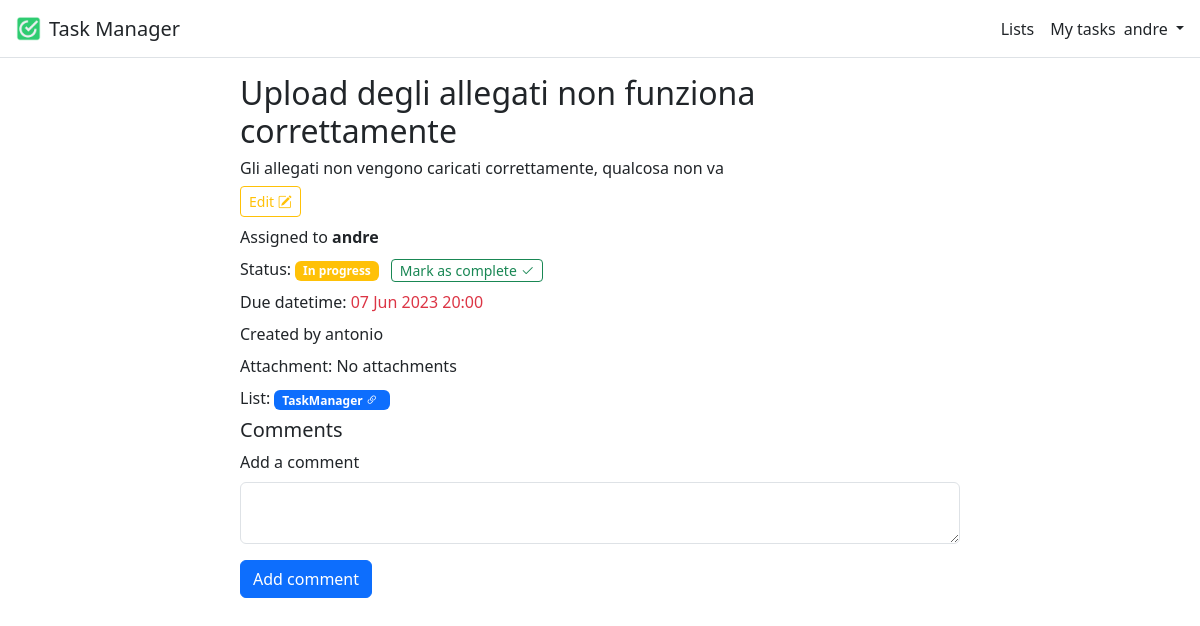
The app's page /lists/2/17 (signed in), older data.
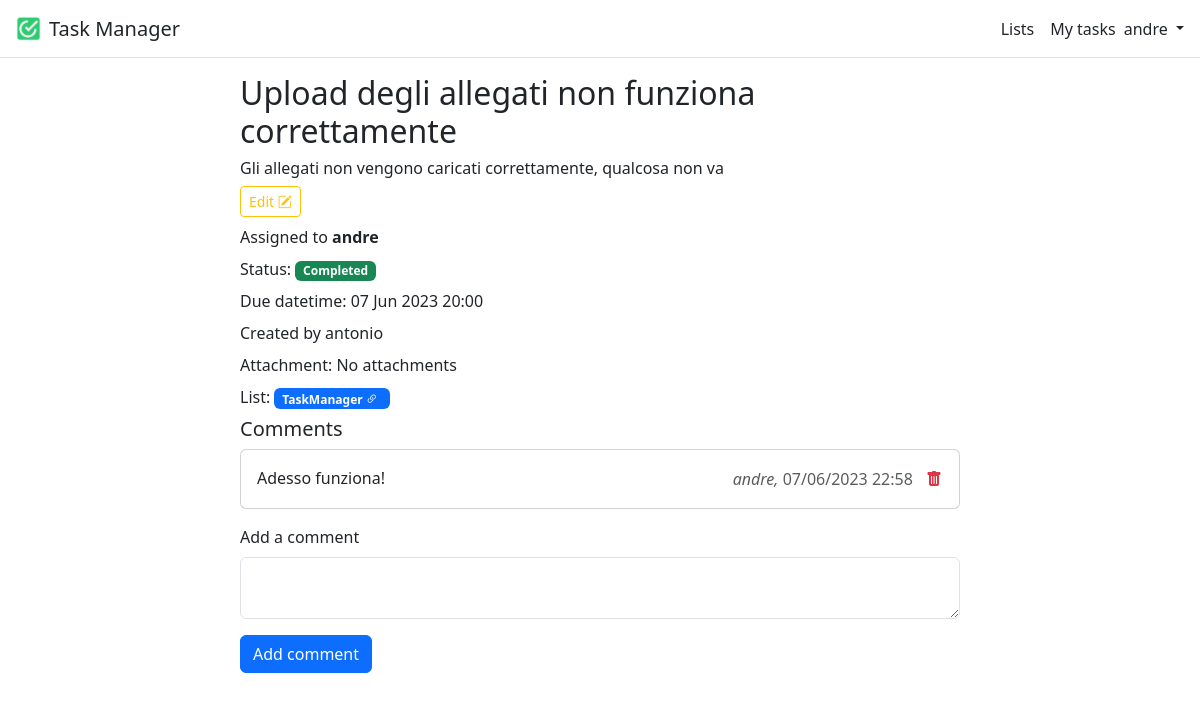
The same page, newer data.
### lists/models.py (models this page shows, shortened)
class Task(models.Model):
    class Priority(models.TextChoices):
        LOW = "LOW", "Low"
        MEDIUM = "MEDIUM", "Medium"
        HIGH = "HIGH", "High"
    id = models.AutoField(primary_key=True)
    title = models.CharField(max_length=255)
    description = models.TextField(null=True, blank=True)
    completed = models.BooleanField(default=False)
    due_datetime = models.DateTimeField(null=True, blank=True)
    assigned_to = models.ForeignKey(User, on_delete=models.CASCADE, related_name="assigned_to")
    created_by = models.ForeignKey(User, on_delete=models.CASCADE, related_name="created_by")
    attachment = models.FileField(null=True, blank=True)
    priority = models.CharField(choices=Priority.choices, max_length=6, null=True, blank=True, default=None)
    task_list = models.ForeignKey(TaskList, on_delete=models.CASCADE, related_name="task_list")
    class Meta:
        ordering = [
            "completed",
            Case(When(due_datetime__isnull=True, then=Value(datetime(9999, 12, 31))), default="due_datetime"),
            "title",
        ]

class TaskList(models.Model):
    id = models.AutoField(primary_key=True)
    title = models.CharField(max_length=255)
    description = models.TextField()
    owner = models.ForeignKey(User, on_delete=models.CASCADE, related_name="owner")
    participants = models.ManyToManyField(User, related_name="participants")
    tasks = models.ManyToManyField("Task", related_name="tasks", blank=True)

class TaskComment(models.Model):
    id = models.AutoField(primary_key=True)
    comment = models.TextField()
    task = models.ForeignKey(Task, on_delete=models.CASCADE, related_name="task")
    user = models.ForeignKey(User, on_delete=models.CASCADE, related_name="user")
    created_at = models.DateTimeField(auto_now_add=True)

### lists/views.py (the view)
# urls.py: path('<int:list_id>/<int:task_id>', views.TaskDetailView.as_view(), name="task"),
class TaskDetailView(LoginRequiredMixin, View):
    template = "tasks/task_detail.html"
    def get(self, request, list_id, task_id):
        if request.user not in TaskList.objects.get(id=list_id).participants.all():
            set_message(request, "You are not a participant of this list.")
            return redirect("lists")
        task = Task.objects.get(id=task_id)
        comments = TaskComment.objects.filter(task=task)
        return render(request, self.template, {"task": task, 'comments': comments, 'message': get_message(request)})

### lists/templatetags/custom_filters.py (called while the page is built)
@register.filter(expects_localtime=True)
def is_expired(value):
    if value is None:
        return False
    try:
        return value < timezone.now()
    except AttributeError:
        return False

### lists/views.py (called while the page is built)
def get_message(request):
    message = None
    if "message" in request.session:
        message = request.session["message"]
        del request.session["message"]
    return message if message else None

### templates/tasks/task_detail.html (shortened to what the changed rows need)
{% extends "base.html" %}
{% load custom_filters %}
{% load crispy_forms_tags %}
{% block content %}
    <div class="container">
        <div class="row my-3">
            <div class="col-md-8 offset-md-2">
                <h2>{{ task.title }}</h2>
                <h6 class="mb-2">{{ task.description }}</h6>
                <a href="{% url 'task_edit' task.task_list.id task.id %}" class="d-inline-flex mb-2 link-dark text-decoration-none">
                   <button class="btn btn-outline-warning btn-sm">
                   </button>
                </a>
                <p class="mb-2">Assigned to <span class="fw-bold">{{ task.assigned_to }}</span></p>
                <p class="mb-2">Status:
                    {% if task.completed %}
                        <span class="badge bg-success">Completed</span>
                    {% else %}
                        <span class="badge bg-warning">In progress</span>
                        {% if user == task.assigned_to %}
                            <a href="{% url 'task_complete' task.task_list.id task.id %}" class="ms-2">
                                <button class="btn btn-outline-success btn-sm py-0">
                                    Mark as complete
                                    <i class="bi bi-check2"></i>
                                </button>
                            </a>
                        {% endif %}
                    {% endif %}
                </p>
                <p class="mb-2">Due datetime:
                    {% if task.due_datetime %}
                        <span class="{% if task.due_datetime|is_expired and not task.completed %}text-danger{% endif %}">
                            {{ task.due_datetime | date:"d M Y H:i" }}
                        </span>
                    {% else %}
                        No deadline
                    {% endif %}
                </p>
                <p class="mb-2">Created by {{ task.created_by }}</p>
                {% if task.attachment %}
                    <p class="mb-2">Attachment:
                        <a href="{{ task.attachment.url }}" download class="btn btn-light btn-file">
                            <span class="d-flex align-items-center px-3 position-relative">
                                <span class="bi bi-file-earmark-text me-1"></span>
                                <span class="flex-grow-1">{{ task.attachment.name }}</span>
                                <span class="position-absolute top-0 start-100 translate-middle badge rounded-pill bg-primary">
                                    <i class="bi bi-download"></i>
                                </span>
                            </span>
                        </a>
                    </p>
                {% else %}
                    <p class="mb-2">Attachment: No attachments</p>
                {% endif %}
                <p class="mb-2">List:
                    <a href="{% url 'list' task.task_list.id %}">
                        <span class="badge bg-primary">{{ task.task_list.title }}
                        <i class="bi bi-link-45deg me-1"></i>
                        </span>
                    </a>
                </p>
                <h5>Comments</h5>
                {% for comment in comments %}
                    <div class="card mb-3">
                        <div class="card-body">
                            <span class="mb-0">{{ comment.comment }}</span>
                            <div class="float-end">
                                <span class="text-muted mb-0"><em>{{ comment.user }},</em></span>
                                <span class="text-muted mb-0">{{ comment.created_at | date:"d/m/Y H:i" }}</span>
                                {% if comment.user == user %}
                                    <a href="{% url 'delete_comment' task.task_list.id task.id comment.id %}"
                                       class="d-inline-flex">
                                        <button class="btn p-0 ms-2 text-danger fs-6">
                                            <i class="bi bi-trash-fill mt-n1"></i>
                                        </button>
                                    </a>
                                {% endif %}
                            </div>
                        </div>
                    </div>
                {% endfor %}
                <form method="post" action="{% url 'add_comment' task.task_list.id task.id %}">
                    <div class="mb-3">
                    </div>
                    <button type="submit" class="btn btn-primary">Add comment</button>
                </form>
            </div>
        </div>
    </div>
{% endblock content %}

Row changes from the older to the newer data that the page shows:
changed Task "Upload degli allegati non funziona correttamente": completed False → True (drawn)
added TaskComment: comment "Adesso funziona!", user "andre", created_at "07/06/2023 22:58"
Text that changed along with them:
text no longer shown: "In progress Mark as complete"
text now shown: "Completed"
